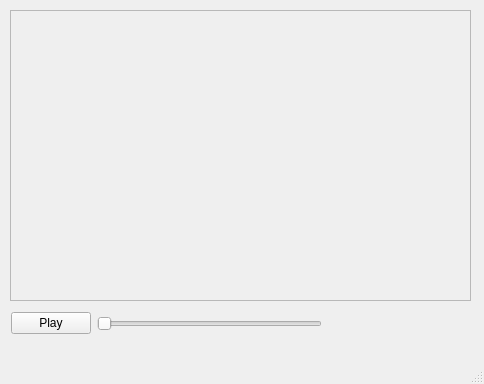
<?xml version="1.0" encoding="UTF-8"?>
<ui version="4.0">
 <class>MainWindow</class>
 <widget class="QMainWindow" name="MainWindow">
  <property name="geometry">
   <rect>
    <x>0</x>
    <y>0</y>
    <width>484</width>
    <height>384</height>
   </rect>
  </property>
  <property name="windowTitle">
   <string>MainWindow</string>
  </property>
  <widget class="QWidget" name="centralwidget">
   <widget class="QWidget" name="verticalLayoutWidget">
    <property name="geometry">
     <rect>
      <x>10</x>
      <y>10</y>
      <width>461</width>
      <height>291</height>
     </rect>
    </property>
    <layout class="QVBoxLayout" name="verticalLayout">
     <item>
      <widget class="QFrame" name="frame">
       <property name="enabled">
        <bool>true</bool>
       </property>
       <property name="frameShape">
        <enum>QFrame::StyledPanel</enum>
       </property>
       <property name="frameShadow">
        <enum>QFrame::Raised</enum>
       </property>
      </widget>
     </item>
    </layout>
   </widget>
   <widget class="QWidget" name="">
    <property name="geometry">
     <rect>
      <x>11</x>
      <y>311</y>
      <width>311</width>
      <height>25</height>
     </rect>
    </property>
    <layout class="QHBoxLayout" name="horizontalLayout">
     <item>
      <widget class="QPushButton" name="playbutton">
       <property name="text">
        <string>Play</string>
       </property>
      </widget>
     </item>
     <item>
      <widget class="QSlider" name="volumeslider">
       <property name="maximum">
        <number>100</number>
       </property>
       <property name="value">
        <number>0</number>
       </property>
       <property name="orientation">
        <enum>Qt::Horizontal</enum>
       </property>
      </widget>
     </item>
    </layout>
   </widget>
  </widget>
  <widget class="QMenuBar" name="menubar">
   <property name="geometry">
    <rect>
     <x>0</x>
     <y>0</y>
     <width>484</width>
     <height>21</height>
    </rect>
   </property>
  </widget>
  <widget class="QStatusBar" name="statusbar"/>
 </widget>
 <resources/>
 <connections/>
</ui>
